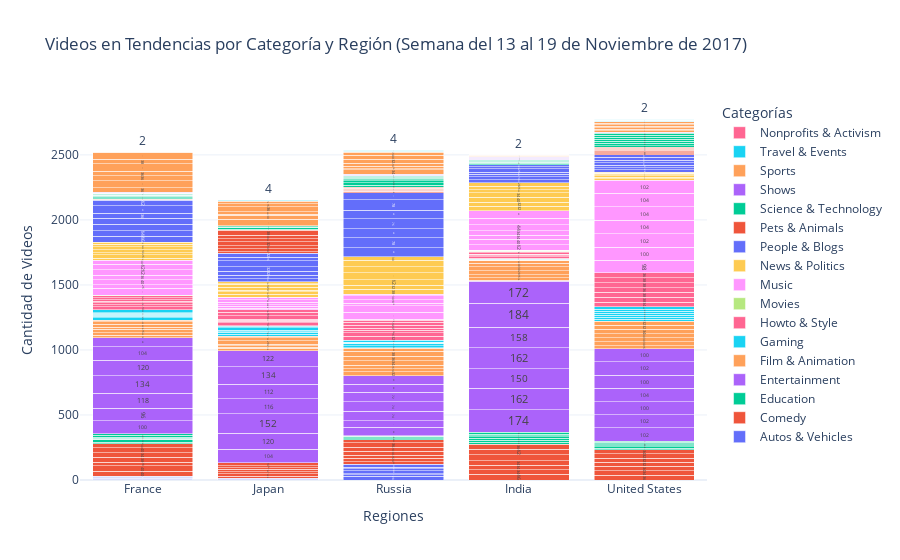

Notebook source saved alongside this figure:
### Code cell
# Crear el gráfico
fig = go.Figure()

# Iterar sobre las categorías únicas
categorias = df_semana['category_title'].unique()
for categoria in categorias:
    data_categoria = df_semana[df_semana['category_title'] == categoria]
    fig.add_trace(
        go.Bar(
            x=data_categoria['region'],
            y=data_categoria['videos_count'],
            name=categoria,
            text=data_categoria['videos_count'],
            textposition='auto',
            hoverinfo="x+y+name"
        )
    )

# Configurar el diseño del gráfico
fig.update_layout(
    title="Videos en Tendencias por Categoría y Región (Semana del 13 al 19 de Noviembre de 2017)",
    xaxis_title="Regiones",
    yaxis_title="Cantidad de Videos",
    barmode="stack",
    template="plotly_white",
    legend_title="Categorías"
)

# Mostrar el gráfico
fig.show()

### Figure 1 — Plotly figure (JSON) as saved in the notebook; plotly's stock layout.template omitted (floating-point values rounded to 4 significant figures)
{"data": [{"hoverinfo": "x+y+name", "name": "Autos & Vehicles", "text": [4, 6, 2, 8, 6, 2, 6, 2, 2, 2, 28, 12, 10, 20, 16, 14, 20], "textposition": "auto", "type": "bar", "x": ["France", "France", "France", "France", "France", "France", "Japan", "Japan", "Japan", "Japan", "Russia", "Russia", "Russia", "Russia", "Russia", "Russia", "Russia"], "y": [4, 6, 2, 8, 6, 2, 6, 2, 2, 2, 28, 12, 10, 20, 16, 14, 20]}, {"hoverinfo": "x+y+name", "name": "Comedy", "text": [40, 40, 28, 38, 34, 40, 30, 46, 34, 34, 34, 48, 42, 36, 18, 20, 12, 20, 12, 14, 24, 22, 24, 26, 30, 28, 36, 22, 36, 34, 34, 32, 32, 32, 34], "textposition": "auto", "type": "bar", "x": ["France", "France", "France", "France", "France", "France", "France", "India", "India", "India", "India", "India", "India", "India", "Japan", "Japan", "Japan", "Japan", "Japan", "Japan", "Japan", "Russia", "Russia", "Russia", "Russia", "Russia", "Russia", "Russia", "United States", "United States", "United States", "United States", "United States", "United States", "United States"], "y": [40, 40, 28, 38, 34, 40, 30, 46, 34, 34, 34, 48, 42, 36, 18, 20, 12, 20, 12, 14, 24, 22, 24, 26, 30, 28, 36, 22, 36, 34, 34, 32, 32, 32, 34]}, {"hoverinfo": "x+y+name", "name": "Education", "text": [14, 16, 6, 8, 8, 14, 10, 16, 14, 16, 12, 10, 10, 16, 2, 2, 8, 6, 8, 6, 2, 12, 8, 10, 8, 8, 10, 8], "textposition": "auto", "type": "bar", "x": ["France", "France", "France", "France", "France", "France", "France", "India", "India", "India", "India", "India", "India", "India", "Japan", "Russia", "Russia", "Russia", "Russia", "Russia", "Russia", "United States", "United States", "United States", "United States", "United States", "United States", "United States"], "y": [14, 16, 6, 8, 8, 14, 10, 16, 14, 16, 12, 10, 10, 16, 2, 2, 8, 6, 8, 6, 2, 12, 8, 10, 8, 8, 10, 8]}, {"hoverinfo": "x+y+name", "name": "Entertainment", "text": [100, 96, 118, 134, 120, 104, 68, 174, 162, 150, 162, 158, 184, 172, 104, 120, 152, 116, 112, 134, 122, 64, 50, 74, 74, 72, 64, 62, 102, 102, 100, 104, 100, 102, 100], "textposition": "auto", "type": "bar", "x": ["France", "France", "France", "France", "France", "France", "France", "India", "India", "India", "India", "India", "India", "India", "Japan", "Japan", "Japan", "Japan", "Japan", "Japan", "Japan", "Russia", "Russia", "Russia", "Russia", "Russia", "Russia", "Russia", "United States", "United States", "United States", "United States", "United States", "United States", "United States"], "y": [100, 96, 118, 134, 120, 104, 68, 174, 162, 150, 162, 158, 184, 172, 104, 120, 152, 116, 112, 134, 122, 64, 50, 74, 74, 72, 64, 62, 102, 102, 100, 104, 100, 102, 100]}, {"hoverinfo": "x+y+name", "name": "Film & Animation", "text": [18, 20, 26, 18, 22, 20, 12, 6, 18, 26, 28, 30, 30, 20, 20, 8, 12, 8, 28, 22, 12, 32, 24, 26, 34, 36, 38, 22, 26, 30, 30, 30, 34, 32, 32], "textposition": "auto", "type": "bar", "x": ["France", "France", "France", "France", "France", "France", "France", "India", "India", "India", "India", "India", "India", "India", "Japan", "Japan", "Japan", "Japan", "Japan", "Japan", "Japan", "Russia", "Russia", "Russia", "Russia", "Russia", "Russia", "Russia", "United States", "United States", "United States", "United States", "United States", "United States", "United States"], "y": [18, 20, 26, 18, 22, 20, 12, 6, 18, 26, 28, 30, 30, 20, 20, 8, 12, 8, 28, 22, 12, 32, 24, 26, 34, 36, 38, 22, 26, 30, 30, 30, 34, 32, 32]}, {"hoverinfo": "x+y+name", "name": "Gaming", "text": [16, 14, 6, 8, 8, 6, 22, 2, 2, 2, 2, 16, 16, 4, 12, 20, 10, 4, 6, 16, 12, 4, 6, 2, 16, 16, 14, 14, 16, 16, 16, 20], "textposition": "auto", "type": "bar", "x": ["France", "France", "France", "France", "France", "France", "France", "India", "India", "India", "India", "Japan", "Japan", "Japan", "Japan", "Japan", "Japan", "Japan", "Russia", "Russia", "Russia", "Russia", "Russia", "Russia", "Russia", "United States", "United States", "United States", "United States", "United States", "United States", "United States"], "y": [16, 14, 6, 8, 8, 6, 22, 2, 2, 2, 2, 16, 16, 4, 12, 20, 10, 4, 6, 16, 12, 4, 6, 2, 16, 16, 14, 14, 16, 16, 16, 20]}, {"hoverinfo": "x+y+name", "name": "Howto & Style", "text": [24, 12, 18, 12, 10, 16, 16, 10, 10, 10, 6, 4, 12, 8, 24, 12, 8, 8, 24, 28, 18, 32, 26, 18, 16, 24, 24, 16, 34, 38, 38, 36, 38, 38, 36], "textposition": "auto", "type": "bar", "x": ["France", "France", "France", "France", "France", "France", "France", "India", "India", "India", "India", "India", "India", "India", "Japan", "Japan", "Japan", "Japan", "Japan", "Japan", "Japan", "Russia", "Russia", "Russia", "Russia", "Russia", "Russia", "Russia", "United States", "United States", "United States", "United States", "United States", "United States", "United States"], "y": [24, 12, 18, 12, 10, 16, 16, 10, 10, 10, 6, 4, 12, 8, 24, 12, 8, 8, 24, 28, 18, 32, 26, 18, 16, 24, 24, 16, 34, 38, 38, 36, 38, 38, 36]}, {"hoverinfo": "x+y+name", "name": "Movies", "text": [2, 4, 4, 2, 2], "textposition": "auto", "type": "bar", "x": ["France", "India", "India", "India", "India"], "y": [2, 4, 4, 2, 2]}, {"hoverinfo": "x+y+name", "name": "Music", "text": [54, 26, 40, 36, 42, 42, 30, 42, 40, 34, 34, 44, 50, 60, 12, 18, 8, 20, 20, 14, 6, 8, 52, 50, 20, 28, 30, 10, 98, 100, 102, 104, 104, 104, 102], "textposition": "auto", "type": "bar", "x": ["France", "France", "France", "France", "France", "France", "France", "India", "India", "India", "India", "India", "India", "India", "Japan", "Japan", "Japan", "Japan", "Japan", "Japan", "Japan", "Russia", "Russia", "Russia", "Russia", "Russia", "Russia", "Russia", "United States", "United States", "United States", "United States", "United States", "United States", "United States"], "y": [54, 26, 40, 36, 42, 42, 30, 42, 40, 34, 34, 44, 50, 60, 12, 18, 8, 20, 20, 14, 6, 8, 52, 50, 20, 28, 30, 10, 98, 100, 102, 104, 104, 104, 102]}, {"hoverinfo": "x+y+name", "name": "News & Politics", "text": [16, 26, 16, 24, 22, 18, 16, 32, 32, 40, 34, 22, 26, 28, 24, 16, 12, 24, 24, 4, 16, 38, 32, 42, 52, 48, 48, 30, 12, 10, 10, 10, 6, 6, 6], "textposition": "auto", "type": "bar", "x": ["France", "France", "France", "France", "France", "France", "France", "India", "India", "India", "India", "India", "India", "India", "Japan", "Japan", "Japan", "Japan", "Japan", "Japan", "Japan", "Russia", "Russia", "Russia", "Russia", "Russia", "Russia", "Russia", "United States", "United States", "United States", "United States", "United States", "United States", "United States"], "y": [16, 26, 16, 24, 22, 18, 16, 32, 32, 40, 34, 22, 26, 28, 24, 16, 12, 24, 24, 4, 16, 38, 32, 42, 52, 48, 48, 30, 12, 10, 10, 10, 6, 6, 6]}, {"hoverinfo": "x+y+name", "name": "People & Blogs", "text": [46, 44, 48, 48, 36, 60, 42, 22, 24, 20, 14, 26, 18, 14, 20, 28, 32, 32, 48, 26, 32, 68, 78, 68, 76, 68, 78, 56, 18, 18, 18, 20, 20, 20, 22], "textposition": "auto", "type": "bar", "x": ["France", "France", "France", "France", "France", "France", "France", "India", "India", "India", "India", "India", "India", "India", "Japan", "Japan", "Japan", "Japan", "Japan", "Japan", "Japan", "Russia", "Russia", "Russia", "Russia", "Russia", "Russia", "Russia", "United States", "United States", "United States", "United States", "United States", "United States", "United States"], "y": [46, 44, 48, 48, 36, 60, 42, 22, 24, 20, 14, 26, 18, 14, 20, 28, 32, 32, 48, 26, 32, 68, 78, 68, 76, 68, 78, 56, 18, 18, 18, 20, 20, 20, 22]}, {"hoverinfo": "x+y+name", "name": "Pets & Animals", "text": [4, 2, 10, 24, 24, 32, 20, 30, 38, 8, 4, 6, 6, 4, 6, 8, 8, 8, 8, 8, 8, 8, 8], "textposition": "auto", "type": "bar", "x": ["France", "France", "Japan", "Japan", "Japan", "Japan", "Japan", "Japan", "Japan", "Russia", "Russia", "Russia", "Russia", "Russia", "Russia", "Russia", "United States", "United States", "United States", "United States", "United States", "United States", "United States"], "y": [4, 2, 10, 24, 24, 32, 20, 30, 38, 8, 4, 6, 6, 4, 6, 8, 8, 8, 8, 8, 8, 8, 8]}, {"hoverinfo": "x+y+name", "name": "Science & Technology", "text": [4, 10, 10, 6, 2, 6, 6, 2, 8, 6, 2, 10, 6, 4, 6, 10, 4, 4, 2, 6, 14, 18, 16, 10, 10, 8, 6, 14, 16, 16, 16, 16, 16, 16], "textposition": "auto", "type": "bar", "x": ["France", "France", "France", "France", "France", "France", "France", "India", "India", "India", "India", "India", "India", "India", "Japan", "Japan", "Japan", "Japan", "Japan", "Japan", "Russia", "Russia", "Russia", "Russia", "Russia", "Russia", "Russia", "United States", "United States", "United States", "United States", "United States", "United States", "United States"], "y": [4, 10, 10, 6, 2, 6, 6, 2, 8, 6, 2, 10, 6, 4, 6, 10, 4, 4, 2, 6, 14, 18, 16, 10, 10, 8, 6, 14, 16, 16, 16, 16, 16, 16]}, {"hoverinfo": "x+y+name", "name": "Shows", "text": [2, 2, 2, 2, 2, 4, 4, 4, 4, 4, 4, 4, 4, 4, 2, 2, 2, 2, 2], "textposition": "auto", "type": "bar", "x": ["France", "France", "France", "France", "France", "India", "India", "India", "India", "India", "India", "Russia", "Russia", "Russia", "Russia", "Russia", "United States", "United States", "United States"], "y": [2, 2, 2, 2, 2, 4, 4, 4, 4, 4, 4, 4, 4, 4, 2, 2, 2, 2, 2]}, {"hoverinfo": "x+y+name", "name": "Sports", "text": [36, 54, 36, 36, 56, 38, 52, 4, 6, 2, 2, 2, 52, 30, 8, 20, 36, 26, 16, 34, 10, 18, 24, 32, 30, 24, 12, 12, 12, 10, 12, 12, 12], "textposition": "auto", "type": "bar", "x": ["France", "France", "France", "France", "France", "France", "France", "India", "India", "India", "India", "India", "Japan", "Japan", "Japan", "Japan", "Japan", "Japan", "Japan", "Russia", "Russia", "Russia", "Russia", "Russia", "Russia", "Russia", "United States", "United States", "United States", "United States", "United States", "United States", "United States"], "y": [36, 54, 36, 36, 56, 38, 52, 4, 6, 2, 2, 2, 52, 30, 8, 20, 36, 26, 16, 34, 10, 18, 24, 32, 30, 24, 12, 12, 12, 10, 12, 12, 12]}, {"hoverinfo": "x+y+name", "name": "Travel & Events", "text": [2, 4, 4, 2, 2, 2, 2, 4, 4, 4, 4, 2, 2, 2, 2, 2], "textposition": "auto", "type": "bar", "x": ["France", "Japan", "Japan", "Russia", "Russia", "Russia", "Russia", "Russia", "Russia", "United States", "United States", "United States", "United States", "United States", "United States", "United States"], "y": [2, 4, 4, 2, 2, 2, 2, 4, 4, 4, 4, 2, 2, 2, 2, 2]}, {"hoverinfo": "x+y+name", "name": "Nonprofits & Activism", "text": [2], "textposition": "auto", "type": "bar", "x": ["United States"], "y": [2]}], "layout": {"barmode": "stack", "legend": {"title": {"text": "Categorías"}}, "title": {"text": "Videos en Tendencias por Categoría y Región (Semana del 13 al 19 de Noviembre de 2017)"}, "xaxis": {"title": {"text": "Regiones"}}, "yaxis": {"title": {"text": "Cantidad de Videos"}}}}
